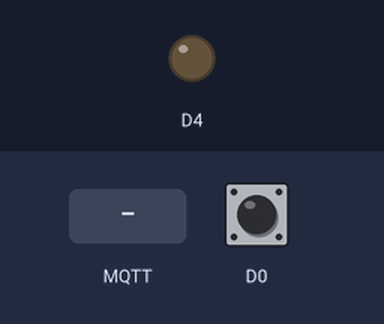
A sketch run on a simulated ESP8266 (NodeMCU). On the bench: output pins drawn as LEDs (lit = HIGH). The test bench sets the inputs (shaded band); at power-on: D0 HIGH. WiFi joins after 1.5 s; servers stay silent unless stated; random numbers use the default seed unless the sketch sets one; no MQTT or app messages arrive unless stated; what the sketch prints to the serial monitor is not drawn.

Above: at 2.7 s.
2.8 s: MQTT message "0" arrives on the first subscribed topic
At 4.7 s:
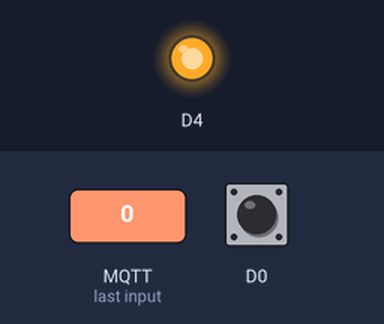
5.0 s: MQTT message "1" arrives on the first subscribed topic
At 6.5 s:
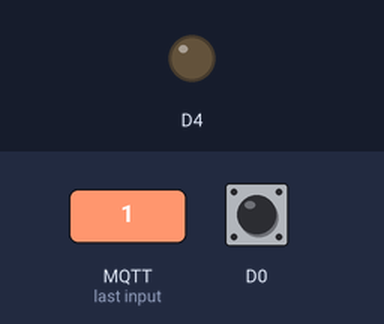
7.0 s: MQTT message "2" arrives on the first subscribed topic
At 8.1 s:
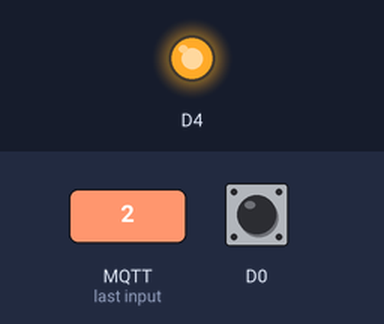
Timing chart, 0 to 10.0 s (numbered marks = the images above; inputs shaded):
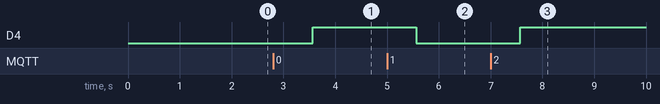

Measured:
- after the input at 2.8 s, D4: LOW → HIGH after 0.77 s
- after the input at 5.0 s, D4: HIGH → LOW after 0.57 s
- after the input at 7.0 s, D4: LOW → HIGH after 0.57 s

The sketch:

ir.ino
```cpp
/*
 Basic ESP8266 MQTT example

 This sketch demonstrates the capabilities of the pubsub library in combination
 with the ESP8266 board/library.

 It connects to an MQTT server then:
  - publishes "hello world" to the topic "outTopic" every two seconds
  - subscribes to the topic "inTopic", printing out any messages
    it receives. NB - it assumes the received payloads are strings not binary
  - If the first character of the topic "inTopic" is an 1, switch ON the ESP Led,
    else switch it off

 It will reconnect to the server if the connection is lost using a blocking
 reconnect function. See the 'mqtt_reconnect_nonblocking' example for how to
 achieve the same result without blocking the main loop.

 To install the ESP8266 board, (using Arduino 1.6.4+):
  - Add the following 3rd party board manager under "File -> Preferences -> Additional Boards Manager URLs":
       http://arduino.esp8266.com/stable/package_esp8266com_index.json
  - Open the "Tools -> Board -> Board Manager" and click install for the ESP8266"
  - Select your ESP8266 in "Tools -> Board"

*/

#include <ESP8266WiFi.h>
#include <PubSubClient.h>

// Update these with values suitable for your network.

const char* ssid = "hhh";
const char* password = "";
const char* mqtt_server = "broker.mqtt-dashboard.com";

WiFiClient espClient;
PubSubClient client(espClient);
long lastMsg = 0;
char msg[50];
int value = 0;

void setup_wifi() {

  delay(10);
  // We start by connecting to a WiFi network
  Serial.println();
  Serial.print("Connecting to ");
  Serial.println(ssid);

  WiFi.begin(ssid, password);

  while (WiFi.status() != WL_CONNECTED) {
    delay(500);
    Serial.print(".");
  }

  randomSeed(micros());

  Serial.println("");
  Serial.println("WiFi connected");
  Serial.println("IP address: ");
  Serial.println(WiFi.localIP());
}

void callback(char* topic, byte* payload, unsigned int length) {
  Serial.print("Message arrived [");
  Serial.print(topic);
  Serial.print("] ");
  for (int i = 0; i < length; i++) {
    Serial.print((char)payload[i]);
  }


  Serial.println();

  // Switch on the LED if an 1 was received as first character
  if ((char)payload[0] == '1') {
    digitalWrite(BUILTIN_LED, LOW);   // Turn the LED on (Note that LOW is the voltage level
    // but actually the LED is on; this is because
    // it is active low on the ESP-01)
  } else {
    digitalWrite(BUILTIN_LED, HIGH);  // Turn the LED off by making the voltage HIGH
  }

}

void reconnect() {
  // Loop until we're reconnected
  while (!client.connected()) {
    Serial.print("Attempting MQTT connection...");
    // Create a random client ID
    String clientId = "ESP8266Client-";
    clientId += String(random(0xffff), HEX);
    // Attempt to connect
    if (client.connect(clientId.c_str())) {
      Serial.println("connected");
      // Once connected, publish an announcement...
      //client.publish("outTopic", "hello world");
      // ... and resubscribe
      client.subscribe("inTopic");
    } else {
      Serial.print("failed, rc=");
      Serial.print(client.state());
      Serial.println(" try again in 5 seconds");
      // Wait 5 seconds before retrying
      delay(5000);
    }
  }
}

void setup() {
  pinMode(BUILTIN_LED, OUTPUT);     // Initialize the BUILTIN_LED pin as an output
  Serial.begin(115200);
  setup_wifi();
  client.setServer(mqtt_server, 1883);
  client.setCallback(callback);
  pinMode(D0,INPUT);
}

void loop() {

  if (!client.connected()) {
    reconnect();
  }
  client.loop();
 int a=digitalRead(D0);
 if(a==0){
  client.publish("outTopic15", "object");
 }
 else
 {
    client.publish("outTopic15", "no object");

 }
 delay(1000);
 /* long now = millis();
  if (now - lastMsg > 2000) {
    lastMsg = now;
    ++value;
    snprintf (msg, 50, "hello world #%ld", value);
    Serial.print("Publish message: ");
    Serial.println(msg);
    client.publish("outTopic", msg);
  }*/
}
```
